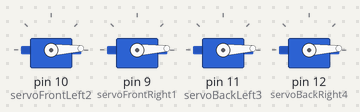
This sketch was run on a simulated Arduino Uno, built with avr-gcc and run on an emulated ATmega328P. Parts: 4 × servo.

Above: at 0.05 s.
At 0.65 s:
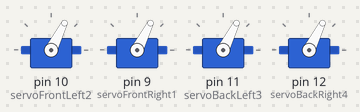
At 1.15 s:
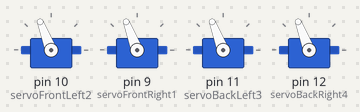
At 2.3 s:
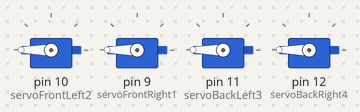
At 3.4 s:
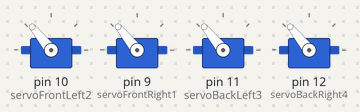
At 4.55 s:
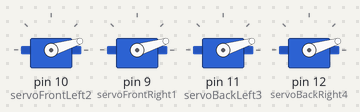
Timing chart, 0 to 7.4 s (numbered marks = the images above):
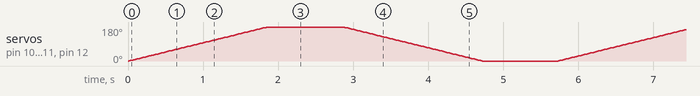

The sketch:

spinning.ino
```cpp
#include <Servo.h>

// Define which servos are which leg
Servo servoFrontLeft2;   // Front Left Leg
Servo servoFrontRight1;  // Front Right Leg
Servo servoBackLeft3;    // Back Left Leg
Servo servoBackRight4;   // Back Right Leg

void setup() {
  // Attach each servo to a specific pin
  servoFrontLeft2.attach(10);
  servoFrontRight1.attach(9);
  servoBackLeft3.attach(11);
  servoBackRight4.attach(12);

  // Initialize servo/neutral position
  servoFrontLeft2.write(180);
  servoFrontRight1.write(0);
  servoBackLeft3.write(90);
  servoBackRight4.write(90);
}

void loop() {
  spinLeft();   // Move servos in one direction
  delay(1000);  // Wait
  spinRight();  // Move servos in opposite direction
  delay(1000);  // Wait
}

void spinLeft() {
  // Gradually adjust servos from 0 to 180 degrees & then delays for smoother movement
  for (int pos = 0; pos <= 180; pos++) {
    servoFrontLeft2.write(pos);
    servoFrontRight1.write(pos);
    servoBackLeft3.write(pos);
    servoBackRight4.write(pos);
    delay(10); //
  }
}

void spinRight() {
  // Gradually adjust servos from 180 back to 0 degrees & then delays for smoother movement
  for (int pos = 180; pos >= 0; pos--) {
    servoFrontLeft2.write(pos);
    servoFrontRight1.write(pos);
    servoBackLeft3.write(pos);
    servoBackRight4.write(pos);
    delay(10); // Small delay for smooth movement
  }
}
```
